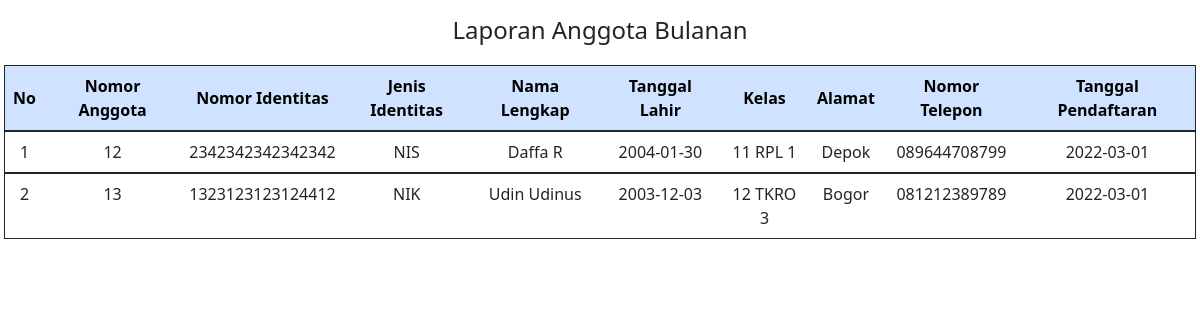
Screenshot of /report/anggotaBulanan.php (signed in) with the database file from the repository.
### tables this page shows
CREATE TABLE `tb_anggota` (
  `nomor_anggota` int(11) NOT NULL,
  `nomor_identitas` varchar(16) NOT NULL,
  `jenis_identitas` varchar(50) NOT NULL,
  `nama_lengkap` varchar(200) NOT NULL,
  `tanggal_lahir` date NOT NULL,
  `kelas` varchar(10) NOT NULL,
  `jurusan` varchar(10) NOT NULL,
  `angka` int(11) NOT NULL,
  `alamat` varchar(200) NOT NULL,
  `nomor_telepon` varchar(15) NOT NULL,
  `tanggal_pendaftaran` date NOT NULL
);

### config/controller.php (called while the page is built, shortened)
<?php
class database{
	var $host = "localhost";
	var $uname = "root";
	var $pass = "";
	var $db = "db_perpustakaan";
    var $koneksi = "";
  function __construct(){
		$this->koneksi = mysqli_connect($this->host, $this->uname, $this->pass,$this->db);
  }
  function report_anggota(){
		$data = mysqli_query($this->koneksi,"select * from tb_anggota  WHERE tanggal_pendaftaran BETWEEN '2022-03-01' AND '2022-03-31'");
    $hasil = [];
		while($d = mysqli_fetch_array($data)){
			$hasil[] = $d;
		}
		return $hasil;
	}
}

### report/anggotaBulanan.php (the view, shortened to what this page needs)
<?php
 include '../config/controller.php';
$db = new database();
?>
<!doctype html>
<html lang="en">
<head>
    <link href="https://cdn.jsdelivr.net/npm/bootstrap@5.1.3/dist/css/bootstrap.min.css" rel="stylesheet"
>
</head>
<body>
    <h4 class="mt-3 text-center">Laporan Anggota Bulanan</H2>
        <div class="table-responsive p-1">
            <table class="table table-hover mt-2 w-100 border border-dark ">
                <thead class="text-center table-primary align-middle">
                    <th>No</th>
                    <th>Nomor Anggota</th>
                    <th>Nomor Identitas</th>
                    <th>Jenis Identitas</th>
                    <th>Nama Lengkap</th>
                    <th>Tanggal Lahir</th>
                    <th>Kelas</th>
                    <th>Alamat</th>
                    <th>Nomor Telepon</th>
                    <th>Tanggal Pendaftaran</th>
                </thead>
                <?php
	                 $no = 1;
	                 foreach($db->report_anggota() as $x){ ?>
                <tbody>
                    <td class="text-center"><?php echo $no++; ?></td>
                    <td class="text-center"><?php echo $x['nomor_anggota']; ?></td>
                    <td class="text-center"><?php echo $x['nomor_identitas']; ?></td>
                    <td class="text-center"><?php echo $x['jenis_identitas']; ?></td>
                    <td class="text-center"><?php echo $x['nama_lengkap']; ?></td>
                    <td class="text-center"><?php echo $x['tanggal_lahir']; ?></td>
                    <td class="text-center"><?php echo $x['kelas']; ?> <?php echo $x['jurusan']; ?>
                        <?php echo $x['angka']; ?></td>
                    <td class="text-center"><?php echo $x['alamat']; ?></td>
                    <td class="text-center"><?php echo $x['nomor_telepon']; ?></td>
                    <td class="text-center"><?php echo $x['tanggal_pendaftaran']; ?></td>
                    <?php
	            }
	            ?>
        </div>
</body>
</html>

### rows the page displays
tb_anggota: nomor_anggota "12", nomor_identitas "2342342342342342", jenis_identitas "NIS", nama_lengkap "Daffa R", tanggal_lahir "2004-01-30", kelas "11", jurusan "RPL", angka "1", alamat "Depok", nomor_telepon "089644708799", tanggal_pendaftaran "2022-03-01"
tb_anggota: nomor_anggota "13", nomor_identitas "1323123123124412", jenis_identitas "NIK", nama_lengkap "Udin Udinus", tanggal_lahir "2003-12-03", kelas "12", jurusan "TKRO", angka "3", alamat "Bogor", nomor_telepon "081212389789", tanggal_pendaftaran "2022-03-01"
